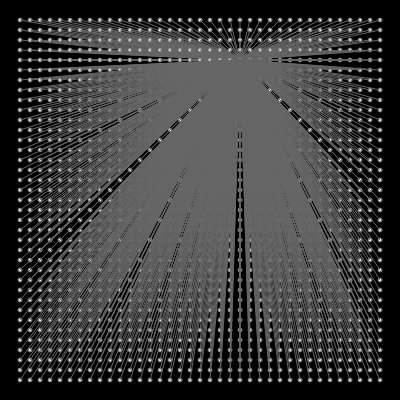
Frame 1 (no input)
Frame 60 (no input): identical to frame 1, image omitted
Frame 120 (the mouse pressed at the canvas centre since frame 60): identical to frame 1, image omitted

The p5.js sketch that drew this single still picture (run headless with seeded random() and noise() and a simulated clock; from frame 60 on, the mouse is pressed at the canvas centre):

// p5.js sketch
// ── sketch.js
/*
note: 
use for loop to make repetation

*/

function setup() {
  createCanvas(400, 400);
  fill(255);
  stroke(102);
}

function draw() {
  background(0);  
  for (var y = 20; y <= height-20; y += 10){
    for(var x = 20; x <= width -20; x+= 10){
      ellipse(x, y, 4, 4);
      line(x, y, 240, 60); //draw a line to the center of the dis[lay
    }
  }
}
